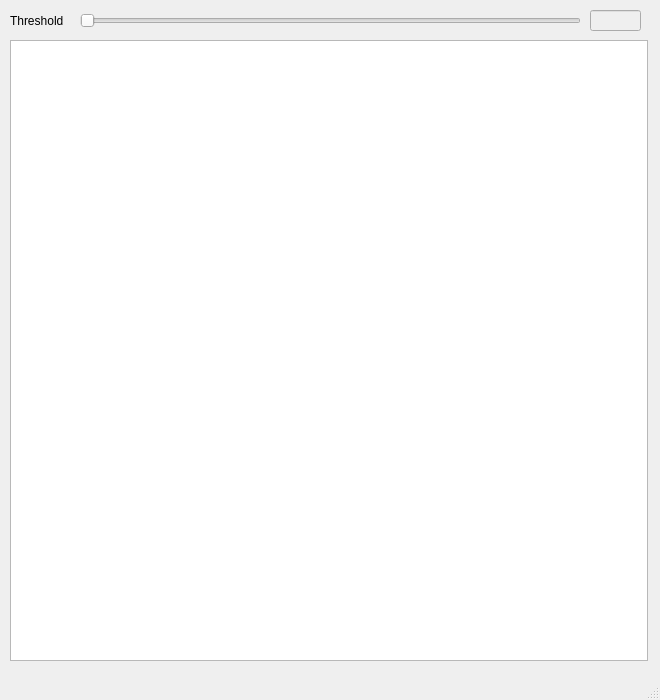
<?xml version="1.0" encoding="UTF-8"?>
<ui version="4.0">
 <class>Edge</class>
 <widget class="QMainWindow" name="Edge">
  <property name="geometry">
   <rect>
    <x>0</x>
    <y>0</y>
    <width>660</width>
    <height>700</height>
   </rect>
  </property>
  <property name="windowTitle">
   <string>Blood Vessel Tips</string>
  </property>
  <widget class="QWidget" name="centralwidget">
   <widget class="QGraphicsView" name="graphicsView">
    <property name="geometry">
     <rect>
      <x>10</x>
      <y>40</y>
      <width>638</width>
      <height>621</height>
     </rect>
    </property>
   </widget>
   <widget class="QSlider" name="varySlider">
    <property name="enabled">
     <bool>true</bool>
    </property>
    <property name="geometry">
     <rect>
      <x>80</x>
      <y>10</y>
      <width>501</width>
      <height>22</height>
     </rect>
    </property>
    <property name="orientation">
     <enum>Qt::Horizontal</enum>
    </property>
   </widget>
   <widget class="QLineEdit" name="vary_lineEdit">
    <property name="enabled">
     <bool>false</bool>
    </property>
    <property name="geometry">
     <rect>
      <x>590</x>
      <y>10</y>
      <width>51</width>
      <height>21</height>
     </rect>
    </property>
   </widget>
   <widget class="QLabel" name="edgeThreshold_label">
    <property name="geometry">
     <rect>
      <x>10</x>
      <y>10</y>
      <width>61</width>
      <height>21</height>
     </rect>
    </property>
    <property name="text">
     <string>Threshold</string>
    </property>
   </widget>
  </widget>
  <widget class="QMenuBar" name="menubar">
   <property name="geometry">
    <rect>
     <x>0</x>
     <y>0</y>
     <width>660</width>
     <height>22</height>
    </rect>
   </property>
  </widget>
  <widget class="QStatusBar" name="statusbar"/>
 </widget>
 <resources/>
 <connections/>
</ui>
